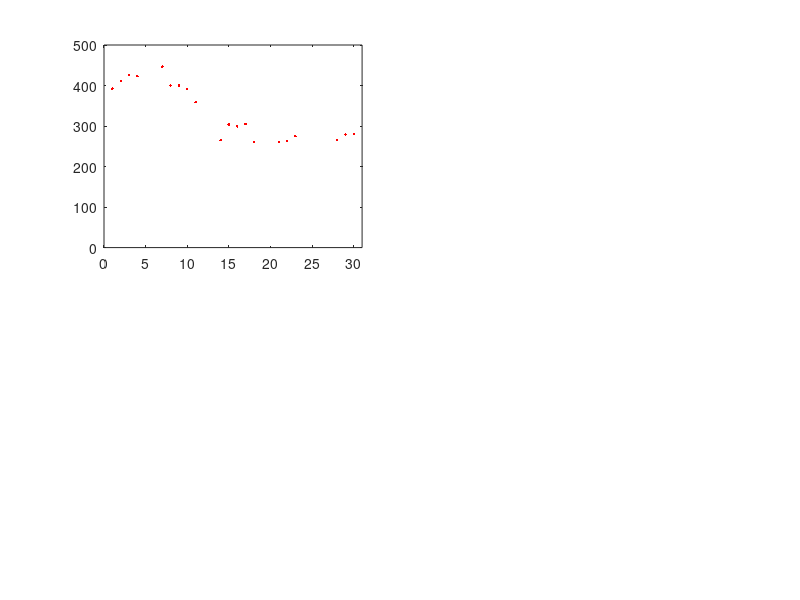

Write MATLAB code to recreate this figure. (Note: this script raises an error after producing the figure.)
clear all;
close all;


% wczytywanie danych:

N = 31;
K = 20;
x = 1:0.1:N;

dane = csvread('cdproject.csv', 1, 0);

dni = dane(:,1);

cena1 = dane(:,2);
cena2 = dane(:,3);
cena3 = dane(:,4);
cena4 = dane(:,5);


% rysowanie wczytanych danych

figure(1)
subplot(2, 2, 1)
plot(dni, cena1, '.r')
xlim([0 31])
ylim([0 500])
subtitle("Kurs otwarcia (dane)")

subplot(2, 2, 4)
plot(dni, cena2, '.')
xlim([0 N])
ylim([0 500])
subtitle("Cena maksymalna (dane)")

subplot(2, 2, 3)
plot(dni, cena3, '.b')
xlim([0 N])
ylim([0 500])
subtitle("Cena minimalna (dane)")

subplot(2, 2, 2)
plot(dni, cena4, '.m')
xlim([0 N])
ylim([0 500])
subtitle("Kurs zamknięcia (dane)");


% interpolacja wielomianowa macierzą Vandermonde'a

DNI = vander(dni);

cena1_w = DNI\cena1;
cena2_w = DNI\cena2;
cena3_w = DNI\cena3;
cena4_w = DNI\cena4;

% rysowanie w pełnym zakresie ceny

figure(2)
subplot(2, 2, 1)
plot(x, polyval(cena1_w, x), 'r-')
xlim([0 31])
%ylim([0 500]);
subtitle("Kurs otwarcia (Vandermonde)")

subplot(2, 2, 4)
plot(x, polyval(cena2_w, x), '-')
xlim([0 N])
%ylim([0 500]);
subtitle("Cena maksymalna (Vandermonde)")

subplot(2, 2, 3)
plot(x, polyval(cena3_w, x), 'b-')
xlim([0 N])
%ylim([0 500]);
subtitle("Cena minimalna (Vandermonde)")

subplot(2, 2, 2)
plot(x, polyval(cena4_w, x), 'm-')
xlim([0 N])
%ylim([0 500]);
subtitle("Kurs zamknięcia (Vandermonde)");

% rysowanie w zawężonym zakresie ceny

figure(3)
subplot(2, 2, 1)
plot(x, polyval(cena1_w, x), '-r')
xlim([0 31])
ylim([0 500])
subtitle("Kurs otwarcia (Vandermonde2)")

subplot(2, 2, 4)
plot(x, polyval(cena2_w, x), '-')
xlim([0 N])
ylim([0 500])
subtitle("Cena maksymalna (Vandermonde2)")

subplot(2, 2, 3)
plot(x, polyval(cena3_w, x), 'b-')
xlim([0 N])
ylim([0 500])
subtitle("Cena minimalna (Vandermonde2)")

subplot(2, 2, 2)
plot(x, polyval(cena4_w, x), 'm-')
xlim([0 N])
ylim([0 500])
subtitle("Kurs zamknięcia (Vandermonde2)");


% liczenie interpolacji metodą Newtona

d(:,1) = cena1;
for j = 2:K
    for k=j:K
        d(k,j) = (d(k, j-1) - d(k-1, j-1)) / (dni(k) - dni(k-j+1));
    end
end
for x=10:310
    cena1_n(x)=d(1,1);
    for k = 1:K-1
        m = 1;
        for j = 1:k
            m = m * (x/10-dni(j));
        end
        cena1_n(x) = cena1_n(x) + d(k+1, k+1) * m;
    end
end

d(:,1) = cena2;
for j = 2:K
    for k=j:K
        d(k,j) = (d(k, j-1) - d(k-1, j-1)) / (dni(k) - dni(k-j+1));
    end
end
for x=10:310
    cena2_n(x)=d(1,1);
    for k = 1:K-1
        m = 1;
        for j = 1:k
            m = m * (x/10-dni(j));
        end
        cena2_n(x) = cena2_n(x) + d(k+1, k+1) * m;
    end
end

d(:,1) = cena3;
for j = 2:K
    for k=j:K
        d(k,j) = (d(k, j-1) - d(k-1, j-1)) / (dni(k) - dni(k-j+1));
    end
end
for x=10:310
    cena3_n(x)=d(1,1);
    for k = 1:K-1
        m = 1;
        for j = 1:k
            m = m * (x/10-dni(j));
        end
        cena3_n(x) = cena3_n(x) + d(k+1, k+1) * m;
    end
end

d(:,1) = cena4;
for j = 2:K
    for k=j:K
        d(k,j) = (d(k, j-1) - d(k-1, j-1)) / (dni(k) - dni(k-j+1));
    end
end
for x=10:310
    cena4_n(x)=d(1,1);
    for k = 1:K-1
        m = 1;
        for j = 1:k
            m = m * (x/10-dni(j));
        end
        cena4_n(x) = cena4_n(x) + d(k+1, k+1) * m;
    end
end


% rysowanie metody Newtona

figure(4)
subplot(2, 2, 1)
plot(cena1_n, 'r-')
xlim([10 310])
ylim([0 500])
subtitle("Kurs otwarcia (Newton)")

subplot(2, 2, 4)
plot(cena2_n, '-')
xlim([10 310])
ylim([0 500])
subtitle("Cena maksymalna (Newton)")

subplot(2, 2, 3)
plot(cena3_n, 'b-')
xlim([10 310])
ylim([0 500])
subtitle("Cena minimalna (Newton)")

subplot(2, 2, 2)
plot(cena4_n, 'm-')
xlim([10 310])
ylim([0 500])
subtitle("Kurs zamknięcia (Newton)");

